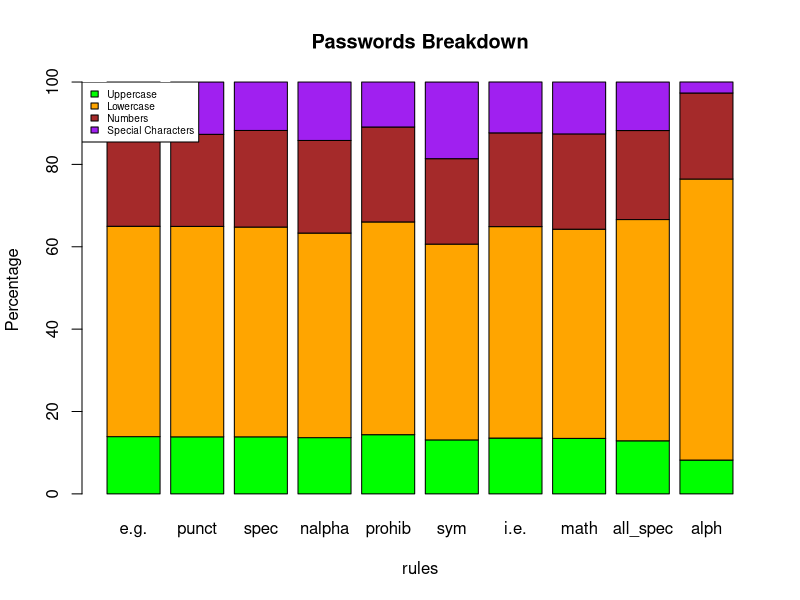

Source code (R):
#create input vectors
colors <- c("green","orange","brown","purple")
rules <- c("e.g.","punct","spec","nalpha","prohib","sym","i.e.","math","all_spec","alph")
breakdown <- c("Uppercase","Lowercase","Numbers","Special Characters")

#Create the matrix of the values
Values <- matrix(c(13.9,13.85,13.85,13.66,14.38,13.11,13.55,13.48,12.89,8.21,51.08,51.10,50.94,49.67,51.65,47.54,51.35,50.79,53.72,68.24,22.29,22.36,23.45,22.49,23.05,20.74,22.76,23.14,21.62,20.89,12.73,12.68,11.76,14.18,10.92,18.60,12.35,12.59,11.76,2.67),nrow = 4, ncol = 10, byrow = TRUE)

png(file = "barchart_stacked.png")

#create barplot
barplot(Values,main = "Passwords Breakdown", names.arg = rules, xlab = "rules", ylab = "Percentage", col = colors)

#Add legend
legend("topleft",breakdown,cex = .6, fill = colors)

dev.off()